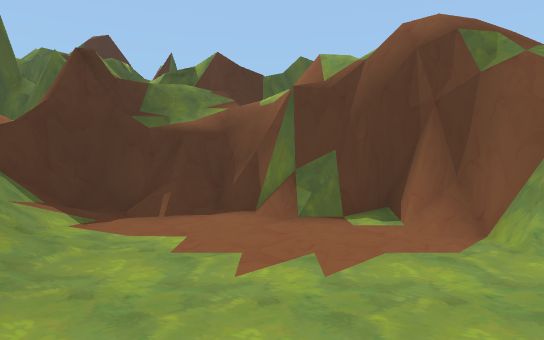
view 1 (above)

21 first-person views from a walk through a Unity game level. The camera is 1.5 m above the floor, tilts 2° down and sees 75° across. The floor is counted in squares, 2 m on a side. Each view is taken from the middle of a square. On the plan, view 1 faces up. The plan holds only what a view shows up to about 11 squares ahead; the rest is blank. The place goes on beyond the plan.

view 2
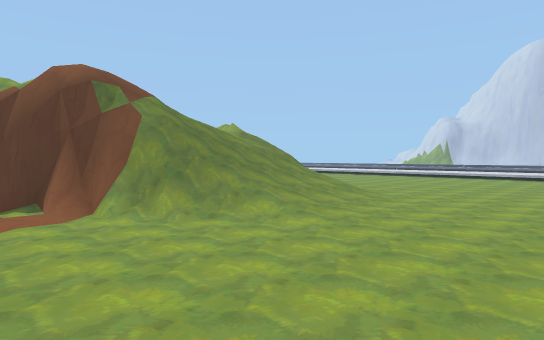

view 3
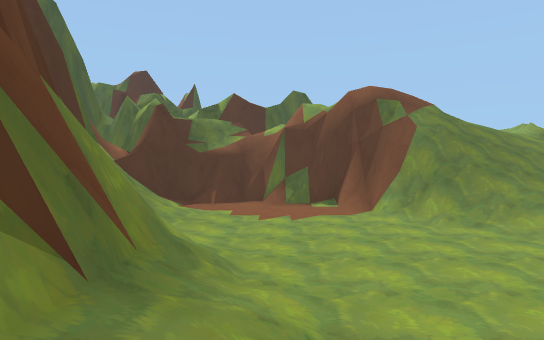

view 4
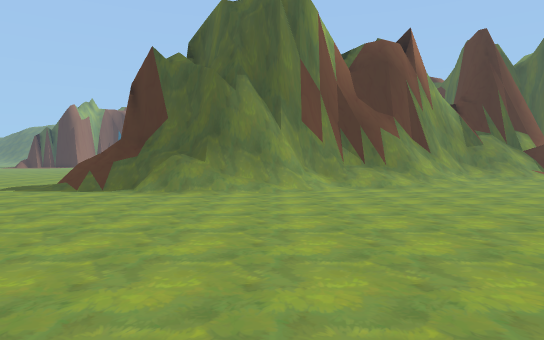

view 5
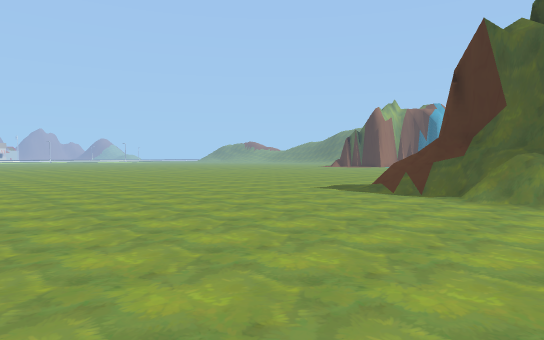

view 6
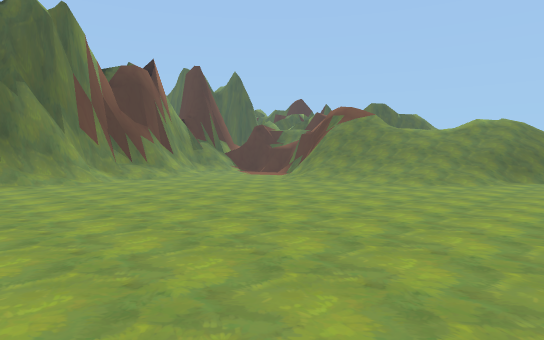

view 7
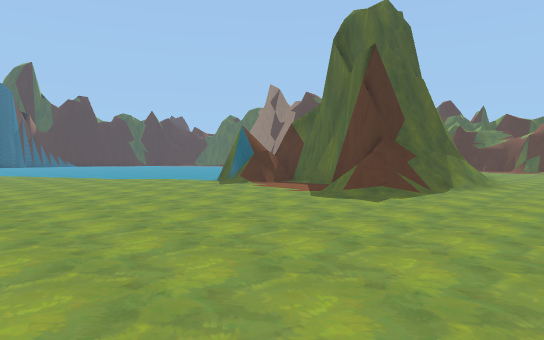

view 8
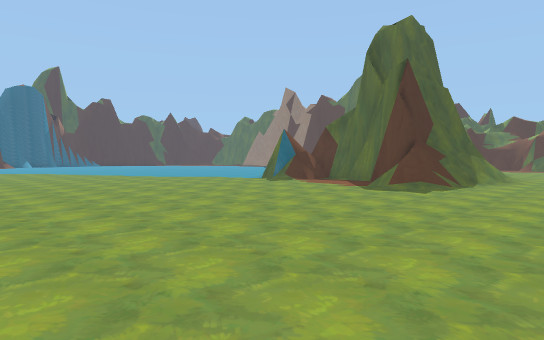

view 9
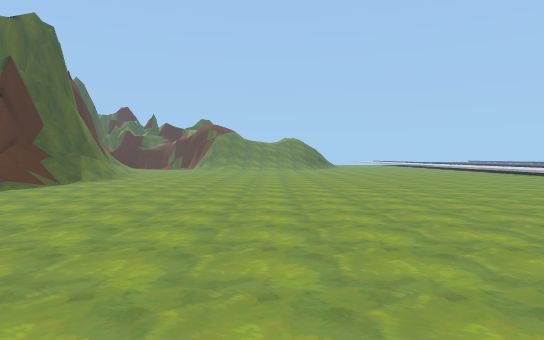

view 10
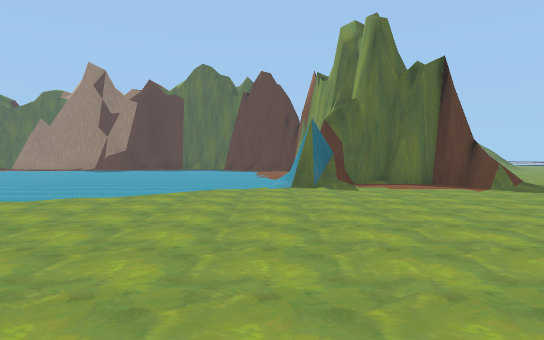

view 11
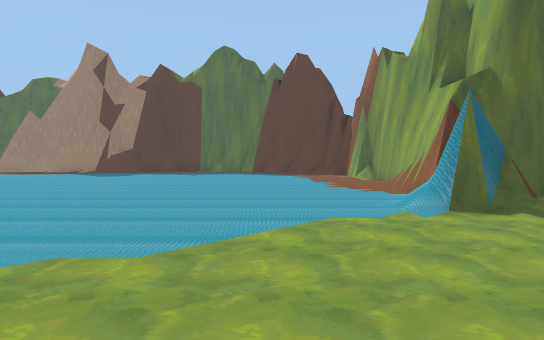

view 12
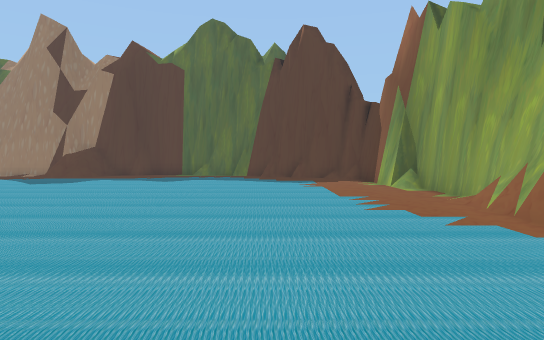

view 13
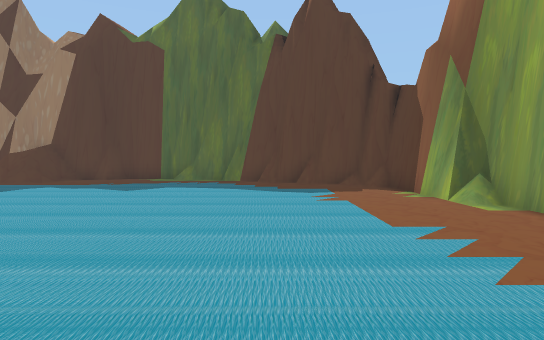

view 14
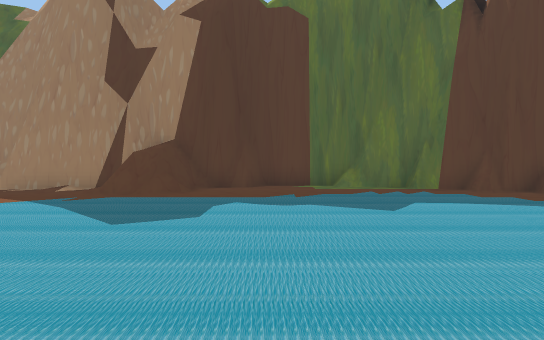

view 15
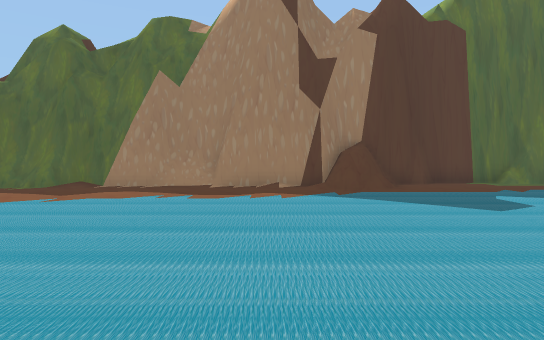

view 16
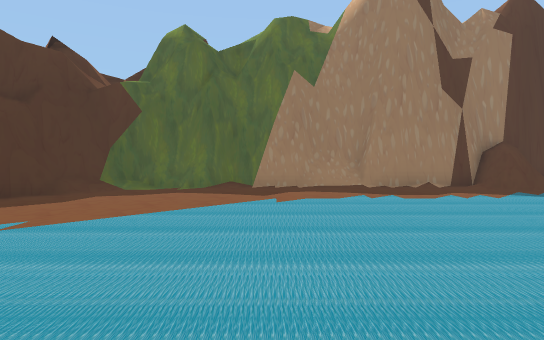

view 17
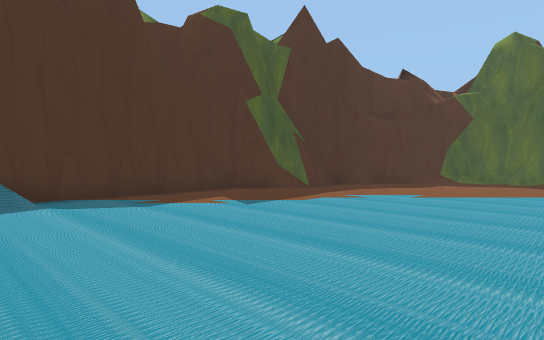

view 18
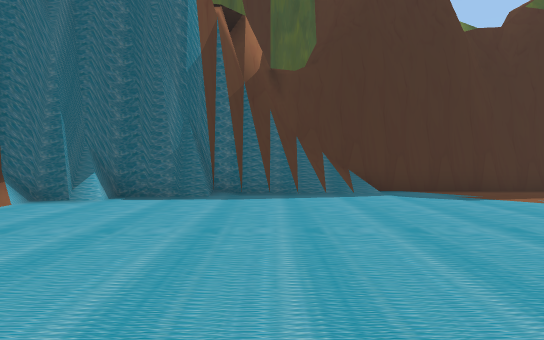

view 19
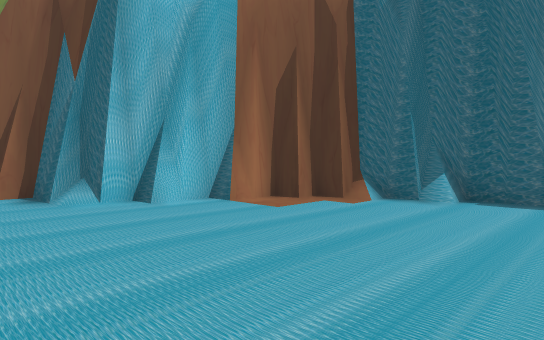

view 20
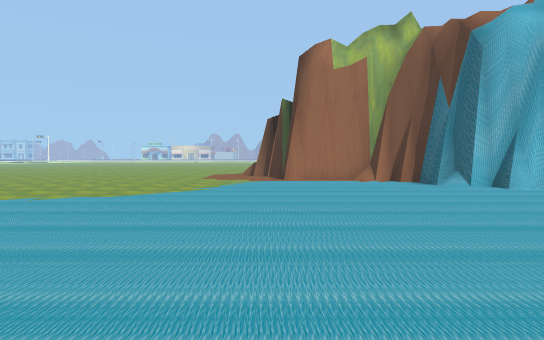

view 21
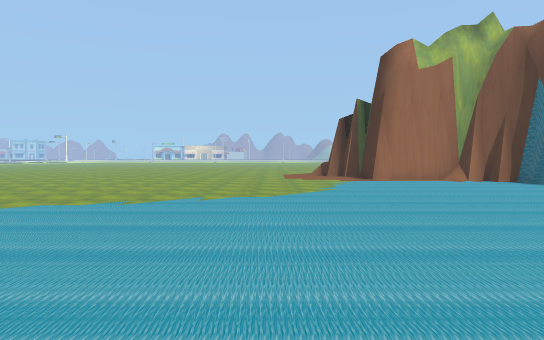

### Floor plan
Key: @ floor where view 1 was taken; # wall or solid block; . floor; / step, stairs or slope; = window, fence, low wall or low ledge.
Columns run from 29 left of view 1 to 13 right of it. Each row starts with its distance up from view 1.
  7                              ##/     =
  6                          #####////  //
  5                #####     ##/=###///// //
  4     ############...###   #//...##///////
  3   ####.......##......##### /...##//////.
  2   #/.................../## //...///////..
  1  ##.....................#  =/....////....
  0  #......................#  #/@............
 -1  #......................#####/............
 -2 ##.......................#  #/...........
 -3 #........................#  #/...........
 -4 #........................#  #//...........
 -5 #........ ...............#  ##=...........
 -6 #.......   .  ..........##   ##...........
 -7 #.......       .........##   ##..........
 -8 #......    .  ..........#######............
 -9 #.......  ..............##.###.............
-10 #......................///...=.............
-11 #..........................................
-12 ##.........................................
-13  #........................................
-14  ##......................................
-15   #.....................................
-16   ###...................................
-17     ##.................................
-18      ##.......................... ....
-19       ##................     ... .  .

Where each view was taken, in squares from view 1:
view 1: 0 up, 0 right, facing up
view 2: 3 down, 0 right, facing up-right
view 3: 4 down, 0 right, facing up
view 4: 5 down, 9 right, facing left
view 5: 6 down, 8 right, facing down-left
view 6: 8 down, 12 right, facing up-left
view 7: 17 down, 4 right, facing up-left
view 8: 19 down, 4 right, facing up-left
view 9: 19 down, 7 right, facing up
view 10: 19 down, 6 left, facing up
view 11: 15 down, 8 left, facing up
view 12: 11 down, 8 left, facing up
view 13: 8 down, 8 left, facing up
view 14: 5 down, 13 left, facing up
view 15: 6 down, 18 left, facing up
view 16: 6 down, 22 left, facing up
view 17: 9 down, 22 left, facing up-left
view 18: 10 down, 21 left, facing left
view 19: 11 down, 21 left, facing down-left
view 20: 8 down, 18 left, facing down
view 21: 8 down, 15 left, facing down
